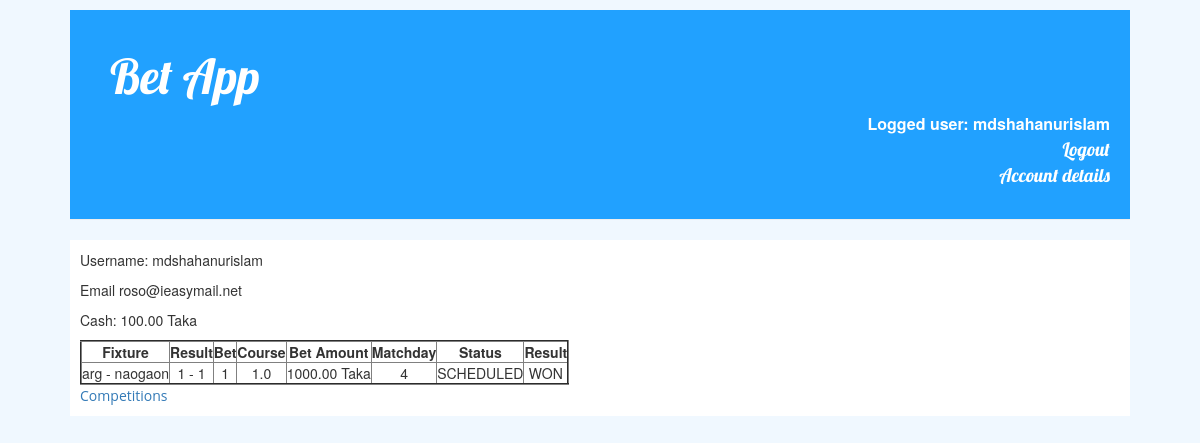
The app's page /account_details/ (signed in) with its own data.
### betapp/models.py (models this page shows, shortened)
class AppUser(models.Model):
    cash = models.DecimalField(validators=[MinValueValidator(0.00)],
                               max_digits=6, decimal_places=2)
    bank_account_number = models.CharField(max_length=64)
    user = models.OneToOneField(User)

class Bet(models.Model):
    BET_RESULTS = ((0, "LOST"),
                   (1, "WON"),
                   (2, "PENDING")
                   )
    bet_user = models.ForeignKey(AppUser, related_name="bet_user")
    bet_amount = models.DecimalField(validators=[MinValueValidator(0.01)],
                                     max_digits=6, decimal_places=2)
    fixture = models.ForeignKey(Fixture, related_name="fixture")
    bet = models.IntegerField(choices=BET_CHOICES)
    bet_course = models.FloatField(default=0)
    bet_result = models.IntegerField(default=2, blank=True, choices=BET_RESULTS)

class Fixture(models.Model):
    home_team = models.ForeignKey(Team, related_name='homeTeam')
    away_team = models.ForeignKey(Team, related_name='awayTeam')
    status = models.IntegerField(choices=STATUS_TAB, default=1)
    matchday = models.IntegerField()
    competition = models.ForeignKey(Competition, related_name='competition')
    date = models.DateTimeField()
    goals_home_team = models.IntegerField(default=None, null=True, blank=True)
    goals_away_team = models.IntegerField(default=None, null=True, blank =True)
    course_team_home_win = models.FloatField(default=1, blank=True)
    course_team_away_win = models.FloatField(default=1, blank=True)
    course_draw = models.FloatField(default=1, blank=True)
    fixture_result = models.IntegerField(default=-1, blank=True)
    def __str__(self):
        return str(self.home_team.name + " - " + self.away_team.name)

class Team(models.Model):
    name = models.CharField(max_length=256)
    crest_url = models.CharField(max_length=256, null=True, blank=True)
    squad_market_value = models.CharField(max_length=64, null=True, blank=True)
    code = models.CharField(max_length=12, null=True)
    short_name = models.CharField(max_length=64)
    competition = models.ForeignKey(Competition, null=True)

### betapp/views.py (the view)
# urls.py: url(r'^account_details/', AccountDetailsView.as_view(),
class AccountDetailsView(LoginRequiredMixin, View):
    redirect_field_name = 'next'
    def get(self, request):
        user = request.user
        app_user = AppUser.objects.get(user=user)
        bets = Bet.objects.filter(bet_user=app_user)
        context = {"user": user,
                   "app_user": app_user,
                   "bets": bets,
                   }
        return render(request, "my_account.html", context)

### betapp/login_context_processor.py (called while the page is built)
def login_cp(request):
    if request.user.is_authenticated():
        action = "/logout/"
        label = "Logout"
    else:
        action = "/login/"
        label = "Login"
    context = {
        "action": action,
        "label": label
    }
    return context

### betapp/templates/my_account.html
{% extends 'base.html' %}
{% block content %}
<p>Username: {{ user.username }}</p>
<p>Email {{ user.email }}</p>
<p>Cash: {{ app_user.cash }} Taka</p>
    <table border="2">
        <tr>
            <th>Fixture</th>
            <th>Result</th>
            <th>Bet</th>
            <th>Course</th>
            <th>Bet Amount</th>
            <th>Matchday</th>
            <th>Status</th>
            <th>Result</th>
        </tr>
        {% for bet in bets %}
        <tr>
            <td>{{ bet.fixture }}</td>
            <td>{{ bet.fixture.goals_home_team }} - {{ bet.fixture.goals_away_team }}</td>
            <td>{{bet.bet}}</td>
            <td>{{bet.bet_course}}</td>
            <td>{{ bet.bet_amount }} Taka</td>
            <td>{{ bet.fixture.matchday }}</td>
            <td>{{ bet.fixture.get_status_display }}</td>
            <td>{{ bet.get_bet_result_display }}</td>
        </tr>
        {% endfor %}
    </table>
<a href="{% url 'competitions' %}">Competitions</a>
{% endblock %}

### betapp/templates/base.html (shortened to what this page needs)
{% load static %}
<!DOCTYPE html>
<html lang="en">
<head>
    <link rel="stylesheet" href="https://maxcdn.bootstrapcdn.com/bootstrap/3.3.7/css/bootstrap-theme.min.css">
    <link rel="stylesheet" href="https://maxcdn.bootstrapcdn.com/bootstrap/3.3.7/css/bootstrap.min.css">
    <link rel="stylesheet" href="{% static 'betapp/css/betapp.css' %}">
</head>
<header class="page-header">
    <a href="{% url 'competitions' %}"><h1>Bet App</h1></a>
    <p>
        {% if user.username %}
        Logged user: {{ user.username }}<br>
        <a href="{{ action }}">{{ label }}</a><br>
        <a href="{% url 'account-details' %}">Account details</a>
        {% else %}
        <a href="{{ action }}">{{ label }}</a>
        {% endif %}
    </p>
</header>
<body>
<div class="content">
    {% block content %}{% endblock %}
</div>
</body>
</html>

### static/betapp/css/betapp.css (style rules this page uses)
.page-header h1 { color: #ffffff; font-size: 36pt; text-decoration: none; text-align: left; }
.page-header p { text-align: right; color: #ffffff; font-size: 12pt; font-weight: 600; text-decoration: none; }
.page-header a { font-family: 'Lobster', cursive; text-align: right; color: #ffffff; font-size: 14pt; text-decoration: none; }
h1, h2, h3, h4 { font-family: 'Lobster', cursive; }
a { font-family: 'Open Sans', cursive; font-weight: 400; }
body { margin: auto; width: 90%; padding: 10px; background-color: aliceblue; }
.content { margin: auto; width: 100%; padding: 10px; background-color: #ffffff; }
.page-header { background-color: #21a1ff; margin-top: 0; padding: 20px 20px 20px 40px; }
td, th { text-align:center; }

### records on screen
AppUser: cash "100.00"
Bet: fixture "arg - naogaon", fixture.goals_home_team "1", fixture.goals_away_team "1", bet "1", bet_course "1.0", bet_amount "1000.00", fixture.matchday "4", fixture.status "SCHEDULED", bet_result "WON"

### other values on screen
{{ user.username }} "mdshahanurislam"
{{ label }} "Logout"
{{ user.email }} "roso@ieasymail.net"
